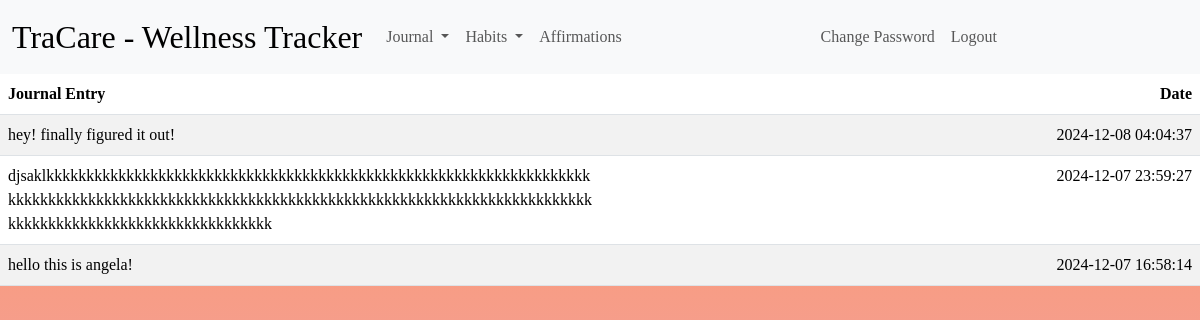
The app's page /entries (signed in) with its own data.
### tables this page shows
CREATE TABLE journal (
id INTEGER PRIMARY KEY AUTOINCREMENT,
user_id INTEGER,
entry TEXT NOT NULL,
date DATETIME DEFAULT CURRENT_TIMESTAMP
);

### app.py (the view)
@app.route("/entries")
@login_required
def entries():
    user_id = session.get("user_id")
    entry_date = db.execute(
        "SELECT entry, date FROM journal WHERE user_id = ? ORDER BY date DESC", user_id)
    return render_template("entries.html", entry_date=entry_date)

### app.py (called while the page is built)
@app.after_request
def after_request(response):
    response.headers["Cache-Control"] = "no-cache, no-store, must-revalidate"
    response.headers["Expires"] = 0
    response.headers["Pragma"] = "no-cache"
    return response

### helpers.py (called while the page is built)
def login_required(f):
    @wraps(f)
    def decorated_function(*args, **kwargs):
        if session.get("user_id") is None:
            return redirect("/login")
        return f(*args, **kwargs)
    return decorated_function

### templates/entries.html (shortened to what this page needs)
{% extends "layout.html" %}
{% block main %}
<div id="entries-background">
<table class="table table-striped">
    <thead>
        <tr>
            <th class="text-start">Journal Entry</th>
            <th class="text-end">Date</th>
        </tr>
    </thead>
   <tbody>
    {% for dict in entry_date %}
            <tr>
                <td class="text-start entry">{{dict["entry"]}}</td>
                <td class="text-end">{{dict["date"]}}</td>
            </tr>
    {% endfor %}
    </tbody>
</table>
</div>
{% endblock %}

### static/styles.css (style rules this page uses)
html, body { height: 100%; margin: 0; padding: 0; font-family: "Georgia"; }
div { width: 100%; height: 100%; }
.entry { white-space: pre-wrap; word-wrap: break-word; overflow-wrap: break-word; width: 200px; }
table { table-layout: fixed; width: 100%; }
th { width: 200px; }
td { width: 200px; }
#entries-background { background: linear-gradient(to bottom, #FF9967, #E2A7D9); }

### records on screen
journal: entry "hey! finally figured it out!", date "2024-12-08 04:04:37"
journal: entry "djsaklkkkkkkkkkkkkkkkkkkkkkkkkkkkkkkkkkkkkkkkkkkkkkkkkkkkkkkkkkkkkkkkkkkkkkkkkkkkkkkkkkkkkkkkkkkkkkkkkkkkkkkkkkkkkkkkkkkkkkkkkkkkkkkkkkkkkkkkkkkkkkkkkkkkkkkkkkkkkkkkkkkkkkkkkkkkkkk", date "2024-12-07 23:59:27"
journal: entry "hello this is angela!", date "2024-12-07 16:58:14"
